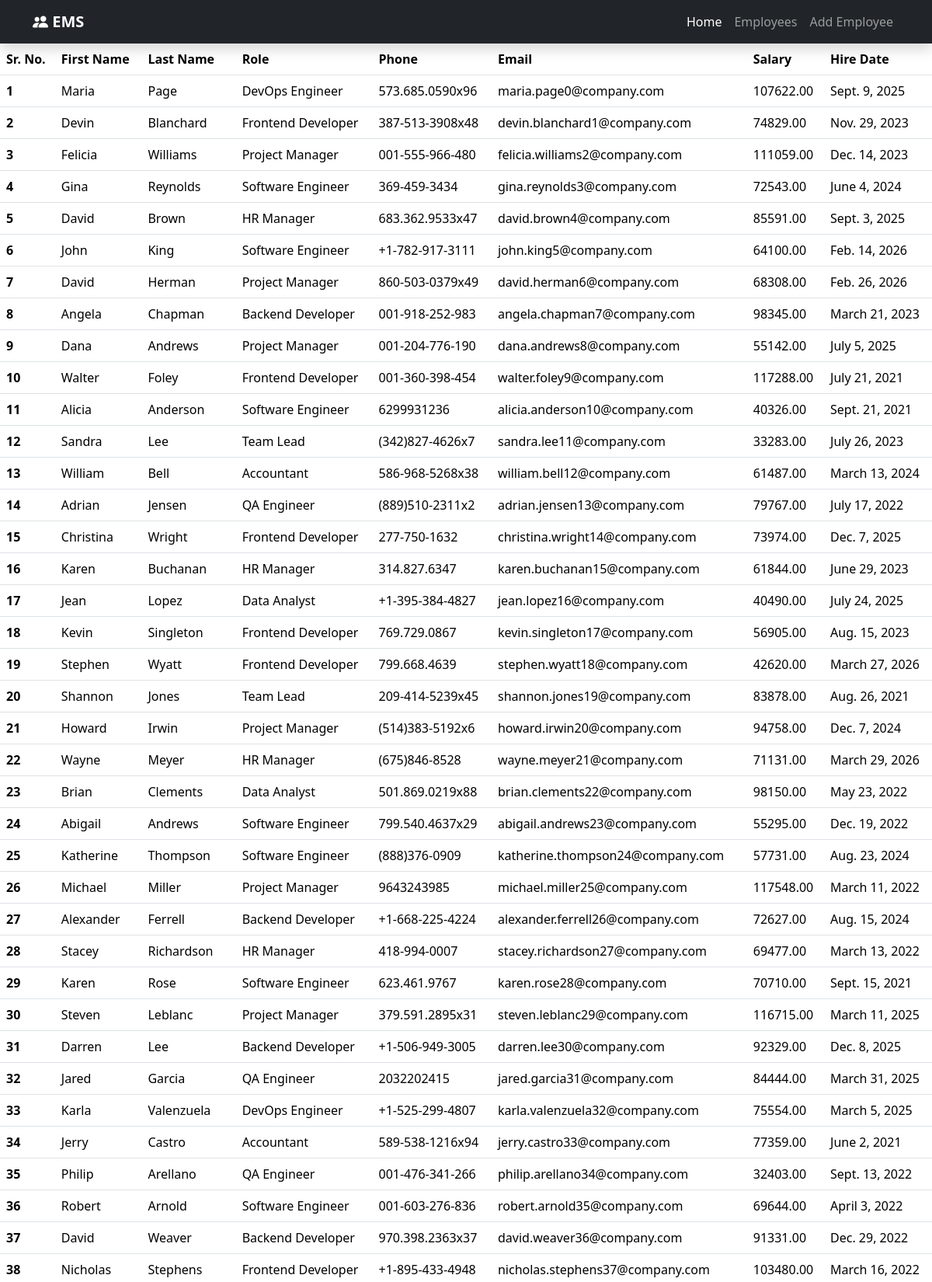
Page /all_emp/ (upper part) on the committed database.
### employee/models.py (models this page shows, shortened)
class Employee(models.Model):
    first_name = models.CharField(max_length = 100)
    last_name = models.CharField(max_length = 100)
    role = models.CharField(max_length = 50)
    phone = models.CharField(max_length = 15)
    email = models.EmailField(unique = True, max_length = 300)
    salary = models.DecimalField(max_digits = 10, decimal_places=2)
    hire_date = models.DateField()

### employee/views.py (the view)
# urls.py: path('all_emp/', views.all_emp, name='all_emp'),
def all_emp(request):
    employees = Employee.objects.all()
    context = {
        'employees': employees
    }
    return render(request, 'all_emp.html',context)

### employee/templates/all_emp.html (shortened to what this page needs)
<!doctype html>
<html lang="en">
<head>
  <link href="https://cdn.jsdelivr.net/npm/bootstrap@5.3.2/dist/css/bootstrap.min.css" rel="stylesheet">
  <link href="https://cdn.jsdelivr.net/npm/bootstrap-icons/font/bootstrap-icons.css" rel="stylesheet">
</head>
<body>
<nav class="navbar navbar-expand-lg navbar-dark bg-dark shadow">
  <div class="container">
    <a class="navbar-brand fw-bold" href="#">
      <i class="bi bi-people-fill"></i> EMS
    </a>
    <div class="collapse navbar-collapse" id="navbarNav">
      <ul class="navbar-nav ms-auto">
        <li class="nav-item"><a class="nav-link active" href="/">Home</a></li>
        <li class="nav-item"><a class="nav-link" href="/all_emp">Employees</a></li>
        <li class="nav-item"><a class="nav-link" href="/add_emp">Add Employee</a></li>
      </ul>
    </div>
  </div>
</nav>
<table class="table table-hover">
  <thead>
    <tr>
      <th scope="col">Sr. No.</th>
      <th scope="col">First Name</th>
      <th scope="col">Last Name</th>
      <th scope="col">Role</th>
      <th scope="col">Phone</th>
      <th scope="col">Email</th>
      <th scope="col">Salary</th>
      <th scope="col">Hire Date</th>
    </tr>
  </thead>
  {% for employee in employees%}
  <tbody>
    <tr>
      <th scope="row">{{ forloop.counter }}</th>
      <td>{{employee.first_name}}</td>
      <td>{{employee.last_name}}</td>
      <td>{{employee.role}}</td>
      <td>{{employee.phone}}</td>
      <td>{{employee.email}}</td>
      <td>{{employee.salary}}</td>
      <td>{{employee.hire_date}}</td>
    </tr>
  </tbody>
  {% endfor %}
</table>
</body>
</html>

### employee/templates/all_emp.html (style rules this page uses)
body { background: linear-gradient(135deg, #eef2f3, #d9e4f5); min-height: 100vh; display: flex; flex-direction: column; }

### rows in the picture
Employee: first_name "Maria", last_name "Page", role "DevOps Engineer", phone "573.685.0590x96", email "maria.page0@company.com", salary "107622.00", hire_date "Sept. 9, 2025"
Employee: first_name "Devin", last_name "Blanchard", role "Frontend Developer", phone "387-513-3908x48", email "devin.blanchard1@company.com", salary "74829.00", hire_date "Nov. 29, 2023"
Employee: first_name "Felicia", last_name "Williams", role "Project Manager", phone "001-555-966-480", email "felicia.williams2@company.com", salary "111059.00", hire_date "Dec. 14, 2023"
Employee: first_name "Gina", last_name "Reynolds", role "Software Engineer", phone "369-459-3434", email "gina.reynolds3@company.com", salary "72543.00", hire_date "June 4, 2024"
Employee: first_name "David", last_name "Brown", role "HR Manager", phone "683.362.9533x47", email "david.brown4@company.com", salary "85591.00", hire_date "Sept. 3, 2025"
Employee: first_name "John", last_name "King", role "Software Engineer", phone "+1-782-917-3111", email "john.king5@company.com", salary "64100.00", hire_date "Feb. 14, 2026"
Employee: first_name "David", last_name "Herman", role "Project Manager", phone "860-503-0379x49", email "david.herman6@company.com", salary "68308.00", hire_date "Feb. 26, 2026"
Employee: first_name "Angela", last_name "Chapman", role "Backend Developer", phone "001-918-252-983", email "angela.chapman7@company.com", salary "98345.00", hire_date "March 21, 2023"
Employee: first_name "Dana", last_name "Andrews", role "Project Manager", phone "001-204-776-190", email "dana.andrews8@company.com", salary "55142.00", hire_date "July 5, 2025"
Employee: first_name "Walter", last_name "Foley", role "Frontend Developer", phone "001-360-398-454", email "walter.foley9@company.com", salary "117288.00", hire_date "July 21, 2021"
Employee: first_name "Alicia", last_name "Anderson", role "Software Engineer", phone "6299931236", email "alicia.anderson10@company.com", salary "40326.00", hire_date "Sept. 21, 2021"
Employee: first_name "Sandra", last_name "Lee", role "Team Lead", phone "(342)827-4626x7", email "sandra.lee11@company.com", salary "33283.00", hire_date "July 26, 2023"
Employee: first_name "William", last_name "Bell", role "Accountant", phone "586-968-5268x38", email "william.bell12@company.com", salary "61487.00", hire_date "March 13, 2024"
Employee: first_name "Adrian", last_name "Jensen", role "QA Engineer", phone "(889)510-2311x2", email "adrian.jensen13@company.com", salary "79767.00", hire_date "July 17, 2022"
Employee: first_name "Christina", last_name "Wright", role "Frontend Developer", phone "277-750-1632", email "christina.wright14@company.com", salary "73974.00", hire_date "Dec. 7, 2025"
Employee: first_name "Karen", last_name "Buchanan", role "HR Manager", phone "314.827.6347", email "karen.buchanan15@company.com", salary "61844.00", hire_date "June 29, 2023"
Employee: first_name "Jean", last_name "Lopez", role "Data Analyst", phone "+1-395-384-4827", email "jean.lopez16@company.com", salary "40490.00", hire_date "July 24, 2025"
Employee: first_name "Kevin", last_name "Singleton", role "Frontend Developer", phone "769.729.0867", email "kevin.singleton17@company.com", salary "56905.00", hire_date "Aug. 15, 2023"
Employee: first_name "Stephen", last_name "Wyatt", role "Frontend Developer", phone "799.668.4639", email "stephen.wyatt18@company.com", salary "42620.00", hire_date "March 27, 2026"
Employee: first_name "Shannon", last_name "Jones", role "Team Lead", phone "209-414-5239x45", email "shannon.jones19@company.com", salary "83878.00", hire_date "Aug. 26, 2021"
Employee: first_name "Howard", last_name "Irwin", role "Project Manager", phone "(514)383-5192x6", email "howard.irwin20@company.com", salary "94758.00", hire_date "Dec. 7, 2024"
Employee: first_name "Wayne", last_name "Meyer", role "HR Manager", phone "(675)846-8528", email "wayne.meyer21@company.com", salary "71131.00", hire_date "March 29, 2026"
Employee: first_name "Brian", last_name "Clements", role "Data Analyst", phone "501.869.0219x88", email "brian.clements22@company.com", salary "98150.00", hire_date "May 23, 2022"
Employee: first_name "Abigail", last_name "Andrews", role "Software Engineer", phone "799.540.4637x29", email "abigail.andrews23@company.com", salary "55295.00", hire_date "Dec. 19, 2022"
Employee: first_name "Katherine", last_name "Thompson", role "Software Engineer", phone "(888)376-0909", email "katherine.thompson24@company.com", salary "57731.00", hire_date "Aug. 23, 2024"
Employee: first_name "Michael", last_name "Miller", role "Project Manager", phone "9643243985", email "michael.miller25@company.com", salary "117548.00", hire_date "March 11, 2022"
Employee: first_name "Alexander", last_name "Ferrell", role "Backend Developer", phone "+1-668-225-4224", email "alexander.ferrell26@company.com", salary "72627.00", hire_date "Aug. 15, 2024"
Employee: first_name "Stacey", last_name "Richardson", role "HR Manager", phone "418-994-0007", email "stacey.richardson27@company.com", salary "69477.00", hire_date "March 13, 2022"
Employee: first_name "Karen", last_name "Rose", role "Software Engineer", phone "623.461.9767", email "karen.rose28@company.com", salary "70710.00", hire_date "Sept. 15, 2021"
Employee: first_name "Steven", last_name "Leblanc", role "Project Manager", phone "379.591.2895x31", email "steven.leblanc29@company.com", salary "116715.00", hire_date "March 11, 2025"
Employee: first_name "Darren", last_name "Lee", role "Backend Developer", phone "+1-506-949-3005", email "darren.lee30@company.com", salary "92329.00", hire_date "Dec. 8, 2025"
Employee: first_name "Jared", last_name "Garcia", role "QA Engineer", phone "2032202415", email "jared.garcia31@company.com", salary "84444.00", hire_date "March 31, 2025"
Employee: first_name "Karla", last_name "Valenzuela", role "DevOps Engineer", phone "+1-525-299-4807", email "karla.valenzuela32@company.com", salary "75554.00", hire_date "March 5, 2025"
Employee: first_name "Jerry", last_name "Castro", role "Accountant", phone "589-538-1216x94", email "jerry.castro33@company.com", salary "77359.00", hire_date "June 2, 2021"
Employee: first_name "Philip", last_name "Arellano", role "QA Engineer", phone "001-476-341-266", email "philip.arellano34@company.com", salary "32403.00", hire_date "Sept. 13, 2022"
Employee: first_name "Robert", last_name "Arnold", role "Software Engineer", phone "001-603-276-836", email "robert.arnold35@company.com", salary "69644.00", hire_date "April 3, 2022"
Employee: first_name "David", last_name "Weaver", role "Backend Developer", phone "970.398.2363x37", email "david.weaver36@company.com", salary "91331.00", hire_date "Dec. 29, 2022"
Employee: first_name "Nicholas", last_name "Stephens", role "Frontend Developer", phone "+1-895-433-4948", email "nicholas.stephens37@company.com", salary "103480.00", hire_date "March 16, 2022"
